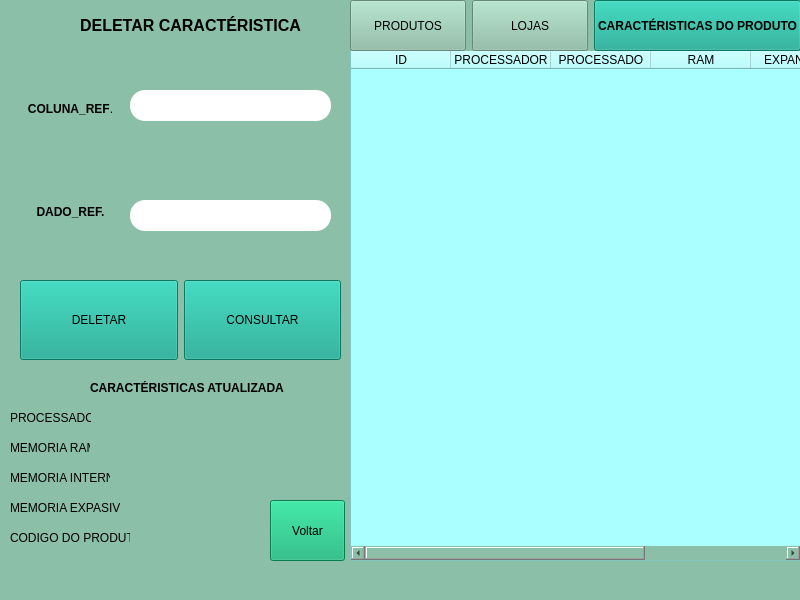
<?xml version="1.0" encoding="UTF-8"?>
<ui version="4.0">
 <class>MainWindow</class>
 <widget class="QMainWindow" name="MainWindow">
  <property name="geometry">
   <rect>
    <x>0</x>
    <y>0</y>
    <width>800</width>
    <height>600</height>
   </rect>
  </property>
  <property name="windowTitle">
   <string>MainWindow</string>
  </property>
  <property name="styleSheet">
   <string notr="true">background-color:rgb(140, 191, 167)</string>
  </property>
  <widget class="QWidget" name="centralwidget">
   <widget class="QTableWidget" name="tableWidget">
    <property name="geometry">
     <rect>
      <x>350</x>
      <y>50</y>
      <width>451</width>
      <height>511</height>
     </rect>
    </property>
    <property name="styleSheet">
     <string notr="true">background-color: rgb(170, 255, 255);</string>
    </property>
    <column>
     <property name="text">
      <string>ID</string>
     </property>
    </column>
    <column>
     <property name="text">
      <string>PROCESSADOR</string>
     </property>
    </column>
    <column>
     <property name="text">
      <string>PROCESSADO</string>
     </property>
    </column>
    <column>
     <property name="text">
      <string>RAM</string>
     </property>
    </column>
    <column>
     <property name="text">
      <string>EXPANSIVEL</string>
     </property>
    </column>
    <column>
     <property name="text">
      <string>CODIGO_PROD.</string>
     </property>
    </column>
   </widget>
   <widget class="QLabel" name="label">
    <property name="geometry">
     <rect>
      <x>70</x>
      <y>0</y>
      <width>241</width>
      <height>51</height>
     </rect>
    </property>
    <property name="text">
     <string>&lt;html&gt;&lt;head/&gt;&lt;body&gt;&lt;p&gt;&lt;span style=&quot; font-size:12pt; font-weight:600;&quot;&gt;DELETAR CARACTÉRISTICA&lt;/span&gt;&lt;/p&gt;&lt;/body&gt;&lt;/html&gt;</string>
    </property>
    <property name="alignment">
     <set>Qt::AlignCenter</set>
    </property>
   </widget>
   <widget class="QWidget" name="horizontalLayoutWidget">
    <property name="geometry">
     <rect>
      <x>350</x>
      <y>0</y>
      <width>451</width>
      <height>51</height>
     </rect>
    </property>
    <layout class="QHBoxLayout" name="horizontalLayout">
     <item>
      <widget class="QPushButton" name="pushButton_5">
       <property name="sizePolicy">
        <sizepolicy hsizetype="Preferred" vsizetype="Preferred">
         <horstretch>0</horstretch>
         <verstretch>0</verstretch>
        </sizepolicy>
       </property>
       <property name="text">
        <string>PRODUTOS</string>
       </property>
      </widget>
     </item>
     <item>
      <widget class="QPushButton" name="pushButton_4">
       <property name="sizePolicy">
        <sizepolicy hsizetype="Preferred" vsizetype="Preferred">
         <horstretch>0</horstretch>
         <verstretch>0</verstretch>
        </sizepolicy>
       </property>
       <property name="text">
        <string>LOJAS</string>
       </property>
      </widget>
     </item>
     <item>
      <widget class="QPushButton" name="pushButton_3">
       <property name="sizePolicy">
        <sizepolicy hsizetype="Preferred" vsizetype="Preferred">
         <horstretch>0</horstretch>
         <verstretch>0</verstretch>
        </sizepolicy>
       </property>
       <property name="font">
        <font>
         <weight>75</weight>
         <bold>true</bold>
        </font>
       </property>
       <property name="styleSheet">
        <string notr="true">
background-color: rgb(15, 166, 141);</string>
       </property>
       <property name="text">
        <string>CARACTÉRISTICAS DO PRODUTO</string>
       </property>
      </widget>
     </item>
    </layout>
   </widget>
   <widget class="QLabel" name="label_7">
    <property name="geometry">
     <rect>
      <x>10</x>
      <y>410</y>
      <width>81</width>
      <height>16</height>
     </rect>
    </property>
    <property name="text">
     <string>PROCESSADOR:</string>
    </property>
   </widget>
   <widget class="QLabel" name="label_8">
    <property name="geometry">
     <rect>
      <x>100</x>
      <y>410</y>
      <width>121</width>
      <height>16</height>
     </rect>
    </property>
    <property name="text">
     <string/>
    </property>
   </widget>
   <widget class="QLabel" name="label_9">
    <property name="geometry">
     <rect>
      <x>10</x>
      <y>440</y>
      <width>91</width>
      <height>16</height>
     </rect>
    </property>
    <property name="text">
     <string>MEMORIA RAM:</string>
    </property>
   </widget>
   <widget class="QLabel" name="label_10">
    <property name="geometry">
     <rect>
      <x>90</x>
      <y>440</y>
      <width>121</width>
      <height>16</height>
     </rect>
    </property>
    <property name="text">
     <string/>
    </property>
   </widget>
   <widget class="QLabel" name="label_11">
    <property name="geometry">
     <rect>
      <x>10</x>
      <y>470</y>
      <width>101</width>
      <height>16</height>
     </rect>
    </property>
    <property name="text">
     <string>MEMORIA INTERNA:</string>
    </property>
   </widget>
   <widget class="QLabel" name="label_12">
    <property name="geometry">
     <rect>
      <x>110</x>
      <y>470</y>
      <width>111</width>
      <height>16</height>
     </rect>
    </property>
    <property name="text">
     <string/>
    </property>
   </widget>
   <widget class="QLabel" name="label_13">
    <property name="geometry">
     <rect>
      <x>10</x>
      <y>500</y>
      <width>111</width>
      <height>16</height>
     </rect>
    </property>
    <property name="text">
     <string>MEMORIA EXPASIVEL:</string>
    </property>
   </widget>
   <widget class="QLabel" name="label_14">
    <property name="geometry">
     <rect>
      <x>120</x>
      <y>500</y>
      <width>111</width>
      <height>16</height>
     </rect>
    </property>
    <property name="text">
     <string/>
    </property>
   </widget>
   <widget class="QLabel" name="label_15">
    <property name="geometry">
     <rect>
      <x>10</x>
      <y>530</y>
      <width>121</width>
      <height>16</height>
     </rect>
    </property>
    <property name="text">
     <string>CODIGO DO PRODUTO:</string>
    </property>
   </widget>
   <widget class="QLabel" name="label_16">
    <property name="geometry">
     <rect>
      <x>130</x>
      <y>530</y>
      <width>121</width>
      <height>16</height>
     </rect>
    </property>
    <property name="text">
     <string/>
    </property>
   </widget>
   <widget class="QLabel" name="label_17">
    <property name="geometry">
     <rect>
      <x>90</x>
      <y>380</y>
      <width>221</width>
      <height>16</height>
     </rect>
    </property>
    <property name="text">
     <string>&lt;html&gt;&lt;head/&gt;&lt;body&gt;&lt;p&gt;&lt;span style=&quot; font-weight:600;&quot;&gt; CARACTÉRISTICAS ATUALIZADA&lt;/span&gt;&lt;/p&gt;&lt;/body&gt;&lt;/html&gt;</string>
    </property>
   </widget>
   <widget class="QWidget" name="horizontalLayoutWidget_2">
    <property name="geometry">
     <rect>
      <x>20</x>
      <y>280</y>
      <width>321</width>
      <height>80</height>
     </rect>
    </property>
    <layout class="QHBoxLayout" name="horizontalLayout_2">
     <item>
      <widget class="QPushButton" name="pushButton">
       <property name="sizePolicy">
        <sizepolicy hsizetype="Preferred" vsizetype="Preferred">
         <horstretch>0</horstretch>
         <verstretch>0</verstretch>
        </sizepolicy>
       </property>
       <property name="styleSheet">
        <string notr="true">
background-color: rgb(15, 166, 141);</string>
       </property>
       <property name="text">
        <string>DELETAR</string>
       </property>
      </widget>
     </item>
     <item>
      <widget class="QPushButton" name="pushButton_2">
       <property name="sizePolicy">
        <sizepolicy hsizetype="Preferred" vsizetype="Preferred">
         <horstretch>0</horstretch>
         <verstretch>0</verstretch>
        </sizepolicy>
       </property>
       <property name="styleSheet">
        <string notr="true">
background-color: rgb(15, 166, 141);</string>
       </property>
       <property name="text">
        <string>CONSULTAR</string>
       </property>
      </widget>
     </item>
    </layout>
   </widget>
   <widget class="QWidget" name="verticalLayoutWidget">
    <property name="geometry">
     <rect>
      <x>10</x>
      <y>60</y>
      <width>121</width>
      <height>201</height>
     </rect>
    </property>
    <layout class="QVBoxLayout" name="verticalLayout">
     <item>
      <widget class="QLabel" name="label_4">
       <property name="text">
        <string>&lt;html&gt;&lt;head/&gt;&lt;body&gt;&lt;p&gt;&lt;span style=&quot; font-weight:600;&quot;&gt;COLUNA_REF&lt;/span&gt;.&lt;/p&gt;&lt;/body&gt;&lt;/html&gt;</string>
       </property>
       <property name="alignment">
        <set>Qt::AlignCenter</set>
       </property>
      </widget>
     </item>
     <item>
      <widget class="QLabel" name="label_5">
       <property name="text">
        <string>&lt;html&gt;&lt;head/&gt;&lt;body&gt;&lt;p&gt;&lt;span style=&quot; font-weight:600;&quot;&gt;DADO_REF.&lt;/span&gt;&lt;/p&gt;&lt;/body&gt;&lt;/html&gt;</string>
       </property>
       <property name="alignment">
        <set>Qt::AlignCenter</set>
       </property>
      </widget>
     </item>
    </layout>
   </widget>
   <widget class="QPushButton" name="pushButton_6">
    <property name="geometry">
     <rect>
      <x>270</x>
      <y>500</y>
      <width>75</width>
      <height>61</height>
     </rect>
    </property>
    <property name="styleSheet">
     <string notr="true">background-color: rgb(10, 175, 112);
</string>
    </property>
    <property name="text">
     <string>Voltar</string>
    </property>
   </widget>
   <widget class="QLineEdit" name="lineEdit">
    <property name="geometry">
     <rect>
      <x>130</x>
      <y>200</y>
      <width>201</width>
      <height>31</height>
     </rect>
    </property>
    <property name="sizePolicy">
     <sizepolicy hsizetype="Preferred" vsizetype="Preferred">
      <horstretch>0</horstretch>
      <verstretch>0</verstretch>
     </sizepolicy>
    </property>
    <property name="font">
     <font>
      <pointsize>12</pointsize>
     </font>
    </property>
    <property name="styleSheet">
     <string notr="true">background-color: rgb(255, 170, 0);
border-color: qlineargradient(spread:pad, x1:0, y1:0, x2:1, y2:0, stop:0 rgba(0, 0, 0, 255), stop:1 rgba(255, 255, 255, 255));
border-color: rgb(0, 0, 0);
border-radius:15px;
background-color: rgb(255, 255, 255);
border-color: qlineargradient(spread:pad, x1:0, y1:0, x2:1, y2:0, stop:0 rgba(0, 0, 0, 255), stop:1 rgba(255, 255, 255, 255));
border-width: 2px; 
border - style:outset;
border - color:black;</string>
    </property>
   </widget>
   <widget class="QLineEdit" name="lineEdit_2">
    <property name="geometry">
     <rect>
      <x>130</x>
      <y>90</y>
      <width>201</width>
      <height>31</height>
     </rect>
    </property>
    <property name="sizePolicy">
     <sizepolicy hsizetype="Preferred" vsizetype="Preferred">
      <horstretch>0</horstretch>
      <verstretch>0</verstretch>
     </sizepolicy>
    </property>
    <property name="font">
     <font>
      <pointsize>12</pointsize>
     </font>
    </property>
    <property name="styleSheet">
     <string notr="true">background-color: rgb(255, 170, 0);
border-color: qlineargradient(spread:pad, x1:0, y1:0, x2:1, y2:0, stop:0 rgba(0, 0, 0, 255), stop:1 rgba(255, 255, 255, 255));
border-color: rgb(0, 0, 0);
border-radius:15px;
background-color: rgb(255, 255, 255);
border-color: qlineargradient(spread:pad, x1:0, y1:0, x2:1, y2:0, stop:0 rgba(0, 0, 0, 255), stop:1 rgba(255, 255, 255, 255));
border-width: 2px; 
border - style:outset;
border - color:black;</string>
    </property>
   </widget>
  </widget>
  <widget class="QMenuBar" name="menubar">
   <property name="geometry">
    <rect>
     <x>0</x>
     <y>0</y>
     <width>800</width>
     <height>21</height>
    </rect>
   </property>
  </widget>
  <widget class="QStatusBar" name="statusbar"/>
 </widget>
 <resources/>
 <connections/>
</ui>
